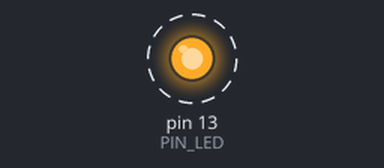
Bench run of a sketch on a simulated Arduino Uno, built with avr-gcc and run on an emulated ATmega328P. Shown: output pins drawn as LEDs (lit = HIGH). Dashed ring = blinking. What the sketch prints to the serial monitor is not drawn.

Above: at 0.2 s.
Timing chart, 0 to 3.0 s (numbered marks = the images above):
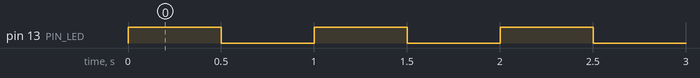

Measured:
- by itself, pin 13 (PIN_LED): alternates HIGH for 0.50 s and LOW for 0.50 s

The sketch:

ar01sk.ino
```cpp
const uint8_t PIN_LED=LED_BUILTIN;

void setup() {
  pinMode(PIN_LED, OUTPUT);
  Serial.begin(115200);
  Serial.println();

    char st[] = "123";
    char *p = st;
    for(int i=0;i<sizeof(st);i++){
      char str[20] ={0};
      char c='d';
      strncpy(str,st+i,1);
      strcat(str," - ");
      Serial.print(str);
      Serial.println(int(*(p+i)));
      }

}


void loop() {
 digitalWrite(PIN_LED, !digitalRead(PIN_LED));
 delay(500);

}
```
